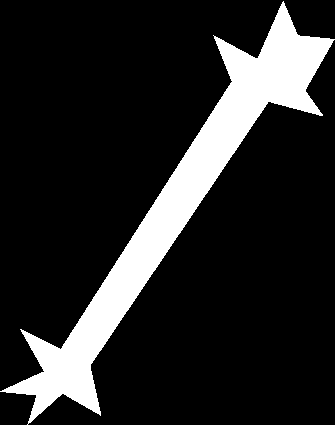
#> input picture lab01/dataset/1_trening/Bone/Bone-12.gif, 335 x 425 px; its folder holds only this picture in this run
$ python main.py
#> lines starting #> are read from the running program, lines starting #| are printed output that depends on the picture; after the words box and inside, x2 and y2 are one past the last pixel; in counts of white or black regions, pixels touching at a corner belong together
### lab01/src/features.py
from pathlib import Path

import cv2
import numpy as np
from PIL import Image
from scipy import ndimage
from skimage import measure

SIMPLE_FEATURES = [
    "area",
    "perimeter",
    "equivalent_diameter",
    "feret_diameter_max",
    "bbox_width",
    "bbox_height",
    "bbox_area",
    "convex_area",
]

COMPLEX_FEATURES = [
    "compactness",
    "solidity",
    "extent",
    "rectangularity",
    "aspect_ratio",
    "eccentricity",
    "asymmetry_major",
    "asymmetry_minor",
    "radius_max",
    "radius_min",
    "radius_mean",
    "radius_std",
    "radius_min_max_ratio",
    "radius_mean_max_ratio",
    "radius_cv",
]

ALL_FEATURES = SIMPLE_FEATURES + COMPLEX_FEATURES


def load_mask(path: Path) -> np.ndarray:
    # cv2.imread cannot decode part of the MPEG-7 GIFs, Pillow handles all of them
    return np.array(Image.open(path).convert("L")) > 127


def region(mask: np.ndarray):
    # all foreground pixels form one object: smaller components are real parts
    # of the shape (e.g. a pocket watch chain), not noise
    return measure.regionprops(mask.astype(np.uint8))[0]


def perimeter(mask: np.ndarray) -> float:
    """Length of all boundaries (outer and holes) after simplifying the pixel staircase,
    error < 1% regardless of rotation; skimage.measure.perimeter is off by ~8% at 30°."""
    contours, _ = cv2.findContours(mask.astype(np.uint8), cv2.RETR_LIST, cv2.CHAIN_APPROX_NONE)
    return float(sum(cv2.arcLength(cv2.approxPolyDP(c, 1.0, True), True) for c in contours))


def simple_features(mask: np.ndarray) -> dict[str, float]:
    props = region(mask)
    min_row, min_col, max_row, max_col = props.bbox
    return {
        "area": float(props.area),
        "perimeter": perimeter(mask),
        "equivalent_diameter": float(props.equivalent_diameter_area),
        "feret_diameter_max": float(props.feret_diameter_max),
        "bbox_width": float(max_col - min_col),
        "bbox_height": float(max_row - min_row),
        "bbox_area": float(props.area_bbox),
        "convex_area": float(props.area_convex),
    }


def outer_contour(mask: np.ndarray) -> np.ndarray:
    """Outer boundary points of all parts as (row, col), holes are ignored."""
    contours, _ = cv2.findContours(mask.astype(np.uint8), cv2.RETR_EXTERNAL, cv2.CHAIN_APPROX_NONE)
    return np.vstack(contours)[:, 0, ::-1].astype(float)


def min_area_rect(props) -> tuple:
    """Smallest rotated rectangle around the object, in OpenCV (x, y) convention.
    Fitted to pixel centers, so sides are extended by 1 px to cover whole pixels."""
    center, (w, h), angle = cv2.minAreaRect(props.coords[:, ::-1].astype(np.float32))
    return center, (w + 1, h + 1), angle


def principal_axes(props) -> tuple[np.ndarray, np.ndarray]:
    """Unit vectors (row, col) of the major and minor axis of inertia."""
    eigvals, eigvecs = np.linalg.eigh(np.cov(props.coords.T))
    return eigvecs[:, 1], eigvecs[:, 0]


def aligned_mask(mask: np.ndarray, props) -> np.ndarray:
    """Mask rotated so the centroid lies in the canvas center and the major axis is horizontal."""
    major, minor = principal_axes(props)
    radius = np.linalg.norm(props.coords - props.centroid, axis=1).max()
    size = 2 * int(np.ceil(radius)) + 3
    center = (size - 1) / 2
    # output (row, col) -> input: rows walk along the minor axis, cols along the major axis
    matrix = np.column_stack([minor, major])
    offset = np.array(props.centroid) - matrix @ [center, center]
    # bilinear, not nearest: with axis-aligned shapes and a centroid on a half pixel, nearest
    # sampling hits exact ties and float noise shifts the whole mirror image by one pixel
    return ndimage.affine_transform(mask.astype(np.float64), matrix, offset, (size, size), order=1)


def asymmetry(aligned: np.ndarray, flip) -> float:
    """Share of the object that does not overlap its mirror image: 0 = perfectly symmetric."""
    return 1.0 - np.minimum(aligned, flip(aligned)).sum() / aligned.sum()


def complex_features(mask: np.ndarray) -> dict[str, float]:
    props = region(mask)

    (_, _), (rect_w, rect_h), _ = min_area_rect(props)
    aligned = aligned_mask(mask, props)
    radii = np.linalg.norm(outer_contour(mask) - props.centroid, axis=1)

    return {
        "compactness": perimeter(mask) ** 2 / (4 * np.pi * props.area),
        "solidity": float(props.solidity),
        "extent": float(props.extent),
        "rectangularity": props.area / (rect_w * rect_h),
        "aspect_ratio": min(rect_w, rect_h) / max(rect_w, rect_h),
        "eccentricity": float(props.eccentricity),
        "asymmetry_major": asymmetry(aligned, np.flipud),
        "asymmetry_minor": asymmetry(aligned, np.fliplr),
        "radius_max": float(radii.max()),
        "radius_min": float(radii.min()),
        "radius_mean": float(radii.mean()),
        "radius_std": float(radii.std()),
        "radius_min_max_ratio": radii.min() / radii.max(),
        "radius_mean_max_ratio": radii.mean() / radii.max(),
        "radius_cv": radii.std() / radii.mean(),
    }


def all_features(mask: np.ndarray) -> dict[str, float]:
    return simple_features(mask) | complex_features(mask)


def label_from_filename(path: Path) -> str:
    return path.stem.rsplit("-", 1)[0]

### lab01/src/preprocess.py
import cv2
import numpy as np

from features import region

TARGET_SIZE = 256
MARGIN = 2


def center_mask(mask: np.ndarray) -> np.ndarray:
    """Square crop with the centroid in the middle pixel, just big enough to hold the whole object."""
    props = region(mask)
    cy, cx = np.round(props.centroid).astype(int)
    radius = int(np.ceil(np.linalg.norm(props.coords - (cy, cx), axis=1).max())) + MARGIN
    padded = np.pad(mask, radius)
    return padded[cy: cy + 2 * radius + 1, cx: cx + 2 * radius + 1]


def normalize_size(centered: np.ndarray, size: int = TARGET_SIZE) -> np.ndarray:
    """Rescale a centered crop to size x size, so every object gets the same longest radius."""
    shrinking = centered.shape[0] > size
    resized = cv2.resize(centered.astype(np.float32), (size, size),
                         interpolation=cv2.INTER_AREA if shrinking else cv2.INTER_LINEAR)
    return resized > 0.5


VARIANTS = {
    "oryginal": lambda mask: mask,
    "wycentrowane": center_mask,
    "wycentrowane_przeskalowane": lambda mask: normalize_size(center_mask(mask)),
}

### lab01/src/main.py
import csv
from pathlib import Path

import numpy as np
from joblib import Parallel, delayed
from PIL import Image

from features import ALL_FEATURES, all_features, label_from_filename, load_mask
from preprocess import VARIANTS

LAB_DIR = Path(__file__).resolve().parent.parent
DATASET_DIR = LAB_DIR / "dataset"
PREPROCESSED_DIR = LAB_DIR / "dataset_przetworzone"
FEATURES_DIR = LAB_DIR / "features"
SPLITS = ["1_trening", "2_walidacja", "3_test"]


def process_image(path: Path, variant: str) -> dict:
    mask = VARIANTS[variant](load_mask(path))
    if variant != "oryginal":
        out = PREPROCESSED_DIR / variant / path.relative_to(DATASET_DIR).with_suffix(".png")
        out.parent.mkdir(parents=True, exist_ok=True)
        Image.fromarray(mask.astype(np.uint8) * 255).save(out)
    return {"file": path.name, "label": label_from_filename(path)} | all_features(mask)


def save_csv(rows: list[dict], path: Path) -> None:
    path.parent.mkdir(parents=True, exist_ok=True)
    with path.open("w", newline="") as f:
        writer = csv.DictWriter(f, fieldnames=["file", "label", *ALL_FEATURES])
        writer.writeheader()
        writer.writerows(rows)


def main() -> None:
    for variant in VARIANTS:
        for split in SPLITS:
            paths = sorted((DATASET_DIR / split).rglob("*.gif"))
            rows = Parallel(n_jobs=-1)(delayed(process_image)(p, variant) for p in paths)
#> in load_mask, `return np.array(Image.open(path).convert("L")) > 127`: returned value: shape (425, 335) bool; 15.4% white; 1 white region
#> in simple_features, `min_row, min_col, max_row, max_col = props.bbox`: min_row = 1; min_col = 0; max_row = 425; max_col = 335
#> in perimeter, `contours, _ = cv2.findContours(mask.astype(np.uint8), cv2.RETR_LIST, c..`: contours = 1 contour; box (x1, y1, x2, y2) and area: (0, 1, 335, 425) 21336
#> in complex_features, `(_, _), (rect_w, rect_h), _ = min_area_rect(props)`: rect_w = 493.3; rect_h = 136.2
#> in aligned_mask, `return ndimage.affine_transform(mask.astype(np.float64), matrix, offse..`:
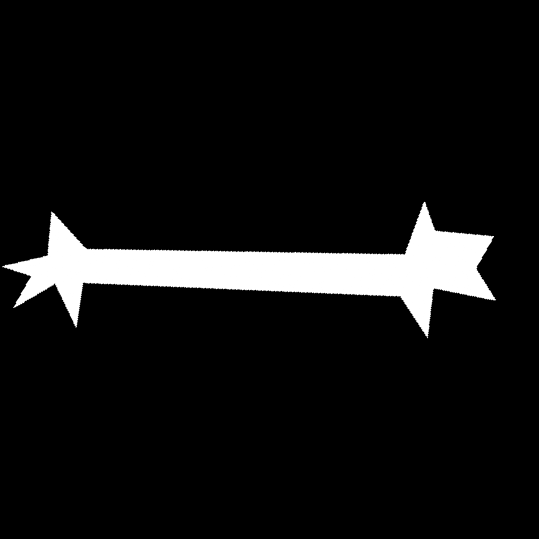
#> returned value: shape (539, 539) float64; min 0, max 1, mean 0.0755
#> in complex_features, `radii = np.linalg.norm(outer_contour(mask) - props.centroid, axis=1)`: radii = 1193 values, max 267.3 at index 606, min 16.81 at index 881, mean 150.1
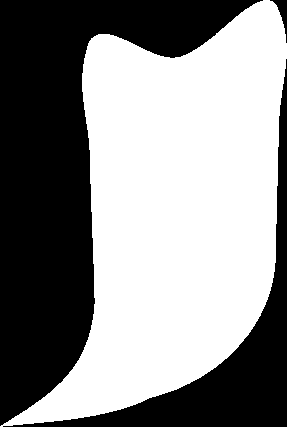
#> input picture lab01/dataset/1_trening/Comma/Comma-18.gif, 287 x 427 px
#> in load_mask (call 2), `return np.array(Image.open(path).convert("L")) > 127`: returned value: shape (427, 287) bool; 54.9% white; 3 black regions
#> in perimeter (call 3), `contours, _ = cv2.findContours(mask.astype(np.uint8), cv2.RETR_LIST, c..`: contours = 1 contour; box (x1, y1, x2, y2) and area: (0, 0, 287, 427) 66730
#> in aligned_mask (call 2), `return ndimage.affine_transform(mask.astype(np.float64), matrix, offse..`:
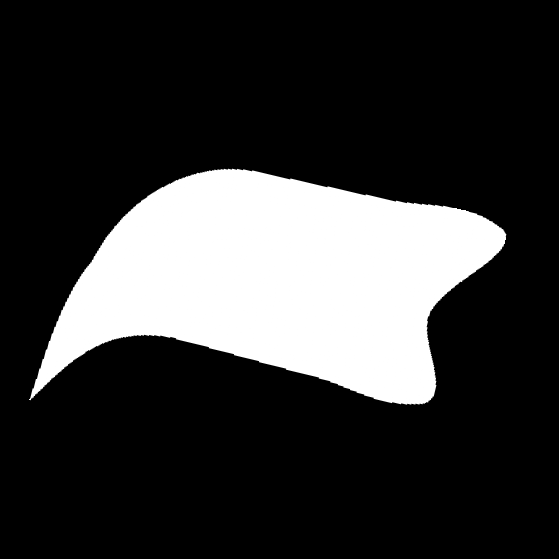
#> returned value: shape (559, 559) float64; min 0, max 1, mean 0.215
#> rows = 2 items
            out = FEATURES_DIR / variant / f"features_{split}.csv"
            save_csv(rows, out)
            print(f"{variant:28s} {split}: {len(rows)} obrazów -> {out.relative_to(LAB_DIR)}")
#| oryginal                     1_trening: 2 obrazów -> features/oryginal/features_1_trening.csv


if __name__ == "__main__":
    main()
